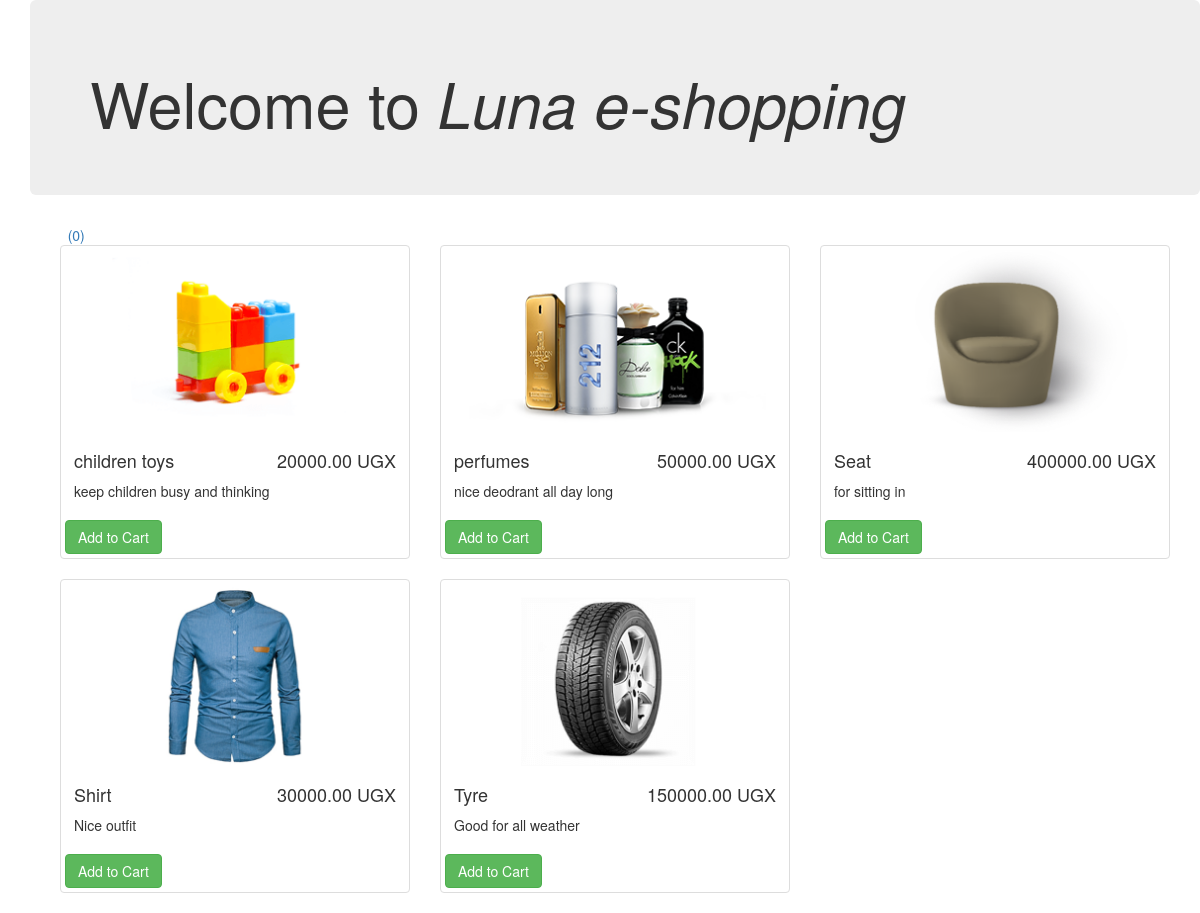
The page / on the database its author committed.
### tables this page shows
CREATE TABLE `products` (
  `id` int(11) NOT NULL,
  `image` varchar(255) NOT NULL,
  `name` varchar(255) NOT NULL,
  `description` text NOT NULL,
  `price` float(10,2) NOT NULL,
  `created` datetime NOT NULL DEFAULT CURRENT_TIMESTAMP,
  `modified` datetime NOT NULL DEFAULT CURRENT_TIMESTAMP,
  `status` enum('1','0') NOT NULL DEFAULT '1' COMMENT '1=Active | 0=Inactive'
);

### application/controllers/Products.php (called while the page is built, shortened)
<?php
    class Products extends CI_Controller{
        function __construct(){
            $this->load->library('cart');
            $this->load->library('upload');
            $this->load->helper(array('form', 'url'));
            $this->load->model('product');
        }
        function index() {
            $data = array();
            $data['products'] = $this->product->getRows();
            $this->load->view('products/index', $data);
        }
    }
?>

### index.php (called while the page is built, shortened)
<?php
require_once BASEPATH.'core/CodeIgniter.php';

### application/models/Product.php (called while the page is built, shortened)
<?php
class Product extends CI_Model{
    function __construct() {
        $this->proTable = 'products';
    }
    public function getRows($id = ''){
        $this->db->select('*');
        $this->db->from($this->proTable);
        $this->db->where('status', '1');
        if($id){
            $this->db->where('id', $id);
            $query = $this->db->get();
            $result = $query->row_array();
        }else{
            $this->db->order_by('name', 'asc');
            $query = $this->db->get();
            $result = $query->result_array();
        }
        return !empty($result)?$result:false;
    }
}
?>

### application/views/products/index.php (the view, shortened to what this page needs)
<!DOCTYPE html>
<html lang="en">
<head>
    <link rel="stylesheet" href="https://stackpath.bootstrapcdn.com/font-awesome/4.7.0/css/font-awesome.min.css">
    <link type="text/css" rel="stylesheet" href="<?php echo base_url('assets/css/fontawesome.css');?>">
    <link type="text/css" rel="stylesheet" href="<?php echo base_url('assets/css/bootstrap.min.css');?>"/>
</head>
<body class="container">
    <div class="jumbotron container">
    <h1>Welcome to <i>Luna e-shopping</i></h1>
    </div>
    <div class="container">
            <a href="<?php echo base_url('index.php/cart'); ?>" class="cart-link" title="View Cart">
                <i class="glyphicon glyphicon-shopping-cart"></i>
                <i class="fas fa-shopping-cart"></i>
                <span>(<?php echo $this->cart->total_items(); ?>)</span>
            </a>
            <div class="row">
                <div class="col-lg-12">
                <?php if(!empty($products)){ foreach($products as $row){ ?>
                    <div class="col-sm-4 col-lg-4 col-md-4">
                        <div class="thumbnail">
                            <img src="<?php echo base_url('assets/images/'.$row['image']); ?>" />
                            <div class="caption">
                                <h4 class="pull-right"><?php echo $row['price']; ?> UGX</h4>
                                <h4><?php echo $row['name']; ?></h4>
                                <p><?php echo $row['description']; ?></p>
                            </div>
                            <div class="atc">
                                <a href="<?php echo base_url('index.php/products/addToCart/'.$row['id']); ?>" class="btn btn-success">
                                    Add to Cart
                                </a>
                            </div>
                        </div>
                    </div>
                <?php } }else{ ?>
                    <p>Product(s) not found...</p>
                <?php } ?>
                </div>
            </div>
    </div>
</body>
</html>

### rows shown on the page
products: image (picture), price "20000.00", name "children toys", description "keep children busy and thinking"
products: image (picture), price "50000.00", name "perfumes", description "nice deodrant all day long"
products: image (picture), price "400000.00", name "Seat", description "for sitting in"
products: image (picture), price "30000.00", name "Shirt", description "Nice outfit"
products: image (picture), price "150000.00", name "Tyre", description "Good for all weather"

### other values the page prints
$this->cart->total_items() "0"
